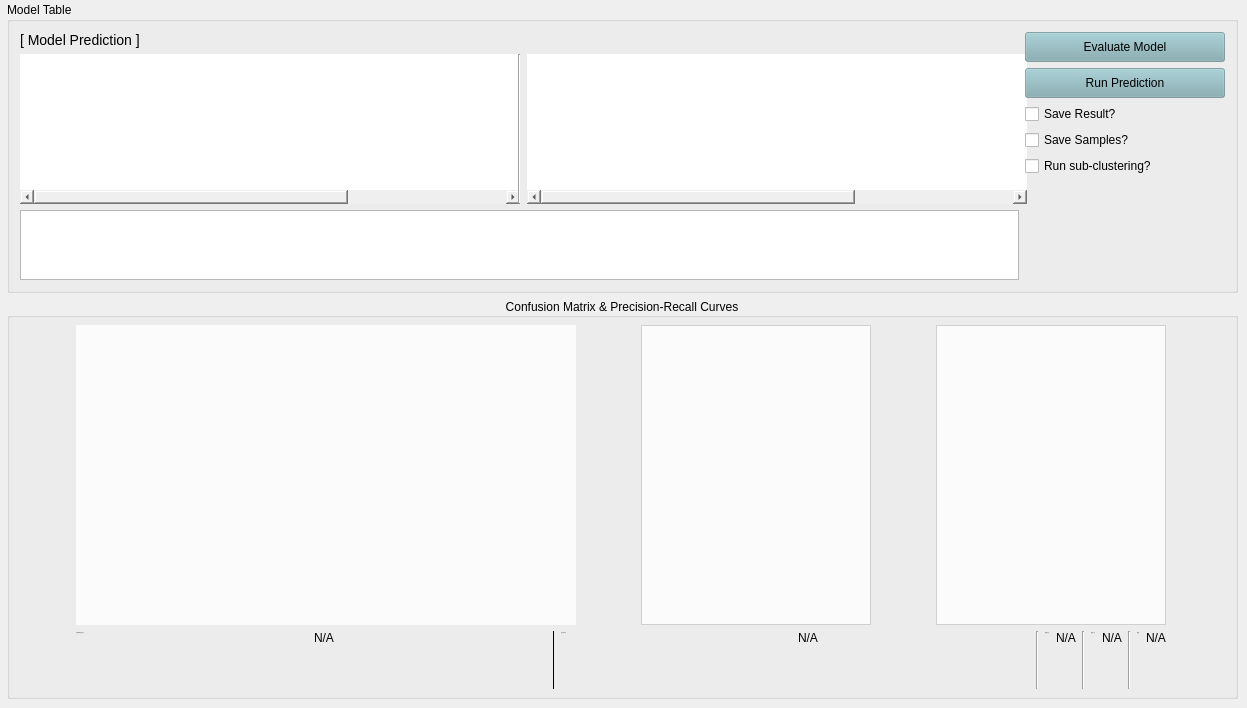
           <widget class="QWidget" name="tabStep4_Phenotyping">
            <attribute name="title">
             <string>Phenotyping</string>
            </attribute>
            <widget class="QGroupBox" name="gridGboxStep4">
             <property name="enabled">
              <bool>true</bool>
             </property>
             <property name="geometry">
              <rect>
               <x>7</x>
               <y>2</y>
               <width>1231</width>
               <height>291</height>
              </rect>
             </property>
             <property name="title">
              <string>Model Table</string>
             </property>
             <layout class="QGridLayout" name="gridGboxS3_l_2">
              <property name="leftMargin">
               <number>10</number>
              </property>
              <property name="topMargin">
               <number>10</number>
              </property>
              <property name="rightMargin">
               <number>10</number>
              </property>
              <property name="bottomMargin">
               <number>10</number>
              </property>
              <item row="1" column="1">
               <layout class="QGridLayout" name="gLayoutPlot_2" columnstretch="0,0,0,0">
                <item row="0" column="2">
                 <layout class="QVBoxLayout" name="verticalLayout_6" stretch="0,80,0">
                  <item>
                   <widget class="QLabel" name="lbl_alignment_6">
                    <property name="styleSheet">
                     <string notr="true">QLabel {
	font: &quot;Trebuchet MS&quot; ;
	qproperty-alignment: AlignLeft AlignVCenter;
	border: 0px solid white;
	color: black;
    font-size: 14px;
}</string>
                    </property>
                    <property name="text">
                     <string>[ Model Prediction ]</string>
                    </property>
                    <property name="alignment">
                     <set>Qt::AlignLeading</set>
                    </property>
                   </widget>
                  </item>
                  <item>
                   <layout class="QHBoxLayout" name="horizontalLayout_8" stretch="0,0,0">
                    <property name="topMargin">
                     <number>0</number>
                    </property>
                    <item>
                     <widget class="QTableWidget" name="tblModelParams">
                      <property name="minimumSize">
                       <size>
                        <width>500</width>
                        <height>150</height>
                       </size>
                      </property>
                      <property name="maximumSize">
                       <size>
                        <width>1000</width>
                        <height>150</height>
                       </size>
                      </property>
                      <property name="styleSheet">
                       <string notr="true">font: italic;
color:black;
border: 0px;
border-bottom-left-radius: 0px;
border-bottom-right-radius: 0px;
border-top-left-radius: 0px;
border-top-right-radius: 0px;</string>
                      </property>
                      <property name="frameShadow">
                       <enum>QFrame::Sunken</enum>
                      </property>
                      <property name="sizeAdjustPolicy">
                       <enum>QAbstractScrollArea::AdjustToContents</enum>
                      </property>
                      <property name="editTriggers">
                       <set>QAbstractItemView::NoEditTriggers</set>
                      </property>
                      <property name="selectionMode">
                       <enum>QAbstractItemView::SingleSelection</enum>
                      </property>
                      <property name="selectionBehavior">
                       <enum>QAbstractItemView::SelectRows</enum>
                      </property>
                      <property name="textElideMode">
                       <enum>Qt::ElideRight</enum>
                      </property>
                      <attribute name="horizontalHeaderVisible">
                       <bool>false</bool>
                      </attribute>
                      <attribute name="horizontalHeaderCascadingSectionResizes">
                       <bool>true</bool>
                      </attribute>
                      <attribute name="horizontalHeaderMinimumSectionSize">
                       <number>40</number>
                      </attribute>
                      <attribute name="horizontalHeaderDefaultSectionSize">
                       <number>120</number>
                      </attribute>
                      <attribute name="horizontalHeaderShowSortIndicator" stdset="0">
                       <bool>false</bool>
                      </attribute>
                      <attribute name="horizontalHeaderStretchLastSection">
                       <bool>false</bool>
                      </attribute>
                      <attribute name="verticalHeaderVisible">
                       <bool>false</bool>
                      </attribute>
                      <attribute name="verticalHeaderCascadingSectionResizes">
                       <bool>false</bool>
                      </attribute>
                      <attribute name="verticalHeaderMinimumSectionSize">
                       <number>15</number>
                      </attribute>
                      <attribute name="verticalHeaderDefaultSectionSize">
                       <number>25</number>
                      </attribute>
                      <attribute name="verticalHeaderHighlightSections">
                       <bool>true</bool>
                      </attribute>
                      <attribute name="verticalHeaderShowSortIndicator" stdset="0">
                       <bool>false</bool>
                      </attribute>
                      <attribute name="verticalHeaderStretchLastSection">
                       <bool>false</bool>
                      </attribute>
                      <column>
                       <property name="text">
                        <string>Model</string>
                       </property>
                       <property name="font">
                        <font>
                         <family>Trebuchet MS</family>
                         <pointsize>9</pointsize>
                         <weight>75</weight>
                         <bold>true</bold>
                        </font>
                       </property>
                       <property name="textAlignment">
                        <set>AlignLeading|AlignVCenter</set>
                       </property>
                       <property name="background">
                        <color>
                         <red>0</red>
                         <green>0</green>
                         <blue>0</blue>
                        </color>
                       </property>
                      </column>
                      <column>
                       <property name="text">
                        <string>Net Type</string>
                       </property>
                      </column>
                      <column>
                       <property name="text">
                        <string>Train Data</string>
                       </property>
                      </column>
                      <column>
                       <property name="text">
                        <string># Class</string>
                       </property>
                      </column>
                      <column>
                       <property name="text">
                        <string>Version</string>
                       </property>
                      </column>
                      <column>
                       <property name="text">
                        <string>File</string>
                       </property>
                      </column>
                     </widget>
                    </item>
                    <item>
                     <widget class="Line" name="line_31">
                      <property name="orientation">
                       <enum>Qt::Vertical</enum>
                      </property>
                     </widget>
                    </item>
                    <item>
                     <widget class="QTableWidget" name="tblUSVModelParams">
                      <property name="minimumSize">
                       <size>
                        <width>500</width>
                        <height>150</height>
                       </size>
                      </property>
                      <property name="maximumSize">
                       <size>
                        <width>1000</width>
                        <height>150</height>
                       </size>
                      </property>
                      <property name="font">
                       <font>
                        <weight>50</weight>
                        <italic>true</italic>
                        <bold>false</bold>
                       </font>
                      </property>
                      <property name="styleSheet">
                       <string notr="true">font: italic;
color:black;
border: 0px;
border-bottom-left-radius: 0px;
border-bottom-right-radius: 0px;
border-top-left-radius: 0px;
border-top-right-radius: 0px;</string>
                      </property>
                      <property name="sizeAdjustPolicy">
                       <enum>QAbstractScrollArea::AdjustToContents</enum>
                      </property>
                      <property name="editTriggers">
                       <set>QAbstractItemView::NoEditTriggers</set>
                      </property>
                      <property name="selectionMode">
                       <enum>QAbstractItemView::SingleSelection</enum>
                      </property>
                      <property name="selectionBehavior">
                       <enum>QAbstractItemView::SelectRows</enum>
                      </property>
                      <attribute name="horizontalHeaderVisible">
                       <bool>false</bool>
                      </attribute>
                      <attribute name="horizontalHeaderCascadingSectionResizes">
                       <bool>true</bool>
                      </attribute>
                      <attribute name="horizontalHeaderMinimumSectionSize">
                       <number>40</number>
                      </attribute>
                      <attribute name="horizontalHeaderDefaultSectionSize">
                       <number>120</number>
                      </attribute>
                      <attribute name="verticalHeaderVisible">
                       <bool>false</bool>
                      </attribute>
                      <attribute name="verticalHeaderMinimumSectionSize">
                       <number>15</number>
                      </attribute>
                      <attribute name="verticalHeaderDefaultSectionSize">
                       <number>26</number>
                      </attribute>
                      <column>
                       <property name="text">
                        <string>Model</string>
                       </property>
                      </column>
                      <column>
                       <property name="text">
                        <string>Net Type</string>
                       </property>
                      </column>
                      <column>
                       <property name="text">
                        <string>Train Data</string>
                       </property>
                      </column>
                      <column>
                       <property name="text">
                        <string># Class</string>
                       </property>
                      </column>
                      <column>
                       <property name="text">
                        <string>Version</string>
                       </property>
                      </column>
                      <column>
                       <property name="text">
                        <string>File</string>
                       </property>
                      </column>
                     </widget>
                    </item>
                   </layout>
                  </item>
                  <item>
                   <layout class="QHBoxLayout" name="horizontalLayout_24">
                    <property name="topMargin">
                     <number>0</number>
                    </property>
                    <item>
                     <widget class="QTextEdit" name="modelDesc">
                      <property name="minimumSize">
                       <size>
                        <width>250</width>
                        <height>0</height>
                       </size>
                      </property>
                      <property name="maximumSize">
                       <size>
                        <width>100000</width>
                        <height>70</height>
                       </size>
                      </property>
                      <property name="readOnly">
                       <bool>true</bool>
                      </property>
                     </widget>
                    </item>
                   </layout>
                  </item>
                 </layout>
                </item>
                <item row="0" column="3">
                 <layout class="QVBoxLayout" name="verticalLayout_12" stretch="0,20,0,10">
                  <property name="leftMargin">
                   <number>0</number>
                  </property>
                  <item>
                   <widget class="QPushButton" name="btnEval">
                    <property name="minimumSize">
                     <size>
                      <width>200</width>
                      <height>30</height>
                     </size>
                    </property>
                    <property name="maximumSize">
                     <size>
                      <width>3000</width>
                      <height>60</height>
                     </size>
                    </property>
                    <property name="styleSheet">
                     <string notr="true">background-color:rgba(126, 169, 175,150);</string>
                    </property>
                    <property name="text">
                     <string>Evaluate Model</string>
                    </property>
                    <property name="shortcut">
                     <string>Alt+1</string>
                    </property>
                   </widget>
                  </item>
                  <item>
                   <widget class="QPushButton" name="btnPhePrediction">
                    <property name="minimumSize">
                     <size>
                      <width>200</width>
                      <height>30</height>
                     </size>
                    </property>
                    <property name="maximumSize">
                     <size>
                      <width>3000</width>
                      <height>30</height>
                     </size>
                    </property>
                    <property name="styleSheet">
                     <string notr="true">background-color:rgba(126, 169, 175,150);</string>
                    </property>
                    <property name="text">
                     <string>Run Prediction</string>
                    </property>
                   </widget>
                  </item>
                  <item>
                   <layout class="QVBoxLayout" name="verticalLayout_15">
                    <item>
                     <widget class="QCheckBox" name="chkBox_pheSaveResult">
                      <property name="text">
                       <string>Save Result?</string>
                      </property>
                     </widget>
                    </item>
                    <item>
                     <widget class="QCheckBox" name="chkBox_pheSaveSample">
                      <property name="text">
                       <string>Save Samples?</string>
                      </property>
                     </widget>
                    </item>
                    <item>
                     <widget class="QCheckBox" name="chkBox_pheSubCluster">
                      <property name="text">
                       <string>Run sub-clustering?</string>
                      </property>
                     </widget>
                    </item>
                   </layout>
                  </item>
                  <item>
                   <spacer name="verticalSpacer_4">
                    <property name="orientation">
                     <enum>Qt::Vertical</enum>
                    </property>
                    <property name="sizeHint" stdset="0">
                     <size>
                      <width>20</width>
                      <height>40</height>
                     </size>
                    </property>
                   </spacer>
                  </item>
                 </layout>
                </item>
               </layout>
              </item>
             </layout>
            </widget>
            <widget class="QGroupBox" name="gridGboxGraphs">
             <property name="geometry">
              <rect>
               <x>7</x>
               <y>298</y>
               <width>1231</width>
               <height>401</height>
              </rect>
             </property>
             <property name="sizePolicy">
              <sizepolicy hsizetype="Preferred" vsizetype="Preferred">
               <horstretch>0</horstretch>
               <verstretch>0</verstretch>
              </sizepolicy>
             </property>
             <property name="styleSheet">
              <string notr="true"/>
             </property>
             <property name="title">
              <string>Confusion Matrix &amp;&amp; Precision-Recall Curves</string>
             </property>
             <property name="alignment">
              <set>Qt::AlignCenter</set>
             </property>
             <layout class="QGridLayout" name="gridLayout_4" columnstretch="0,0,0">
              <property name="leftMargin">
               <number>7</number>
              </property>
              <property name="topMargin">
               <number>7</number>
              </property>
              <property name="rightMargin">
               <number>7</number>
              </property>
              <property name="bottomMargin">
               <number>7</number>
              </property>
              <item row="1" column="0" colspan="3">
               <layout class="QHBoxLayout" name="horizontalLayout_18" stretch="25,25,0,25,25,0,0,0,0,0,0,0,0,0">
                <item>
                 <widget class="QLabel" name="lbl_acc_all">
                  <property name="font">
                   <font>
                    <family>12</family>
                    <pointsize>-1</pointsize>
                    <weight>50</weight>
                    <italic>false</italic>
                    <bold>false</bold>
                   </font>
                  </property>
                  <property name="text">
                   <string>[ Accuracy ] (ALL)</string>
                  </property>
                  <property name="alignment">
                   <set>Qt::AlignLeading</set>
                  </property>
                 </widget>
                </item>
                <item>
                 <widget class="QLabel" name="lbl_acc_all_val">
                  <property name="text">
                   <string>N/A</string>
                  </property>
                  <property name="alignment">
                   <set>Qt::AlignLeading</set>
                  </property>
                 </widget>
                </item>
                <item>
                 <widget class="Line" name="line_19">
                  <property name="frameShadow">
                   <enum>QFrame::Plain</enum>
                  </property>
                  <property name="orientation">
                   <enum>Qt::Vertical</enum>
                  </property>
                 </widget>
                </item>
                <item>
                 <widget class="QLabel" name="lbl_ap_all">
                  <property name="font">
                   <font>
                    <family>12</family>
                    <pointsize>-1</pointsize>
                    <weight>50</weight>
                    <italic>false</italic>
                    <bold>false</bold>
                   </font>
                  </property>
                  <property name="text">
                   <string>[ AP ] (ALL)</string>
                  </property>
                  <property name="textFormat">
                   <enum>Qt::PlainText</enum>
                  </property>
                  <property name="alignment">
                   <set>Qt::AlignLeading</set>
                  </property>
                 </widget>
                </item>
                <item>
                 <widget class="QLabel" name="lbl_ap_all_val">
                  <property name="text">
                   <string>N/A</string>
                  </property>
                  <property name="alignment">
                   <set>Qt::AlignLeading</set>
                  </property>
                 </widget>
                </item>
                <item>
                 <widget class="Line" name="line_22">
                  <property name="orientation">
                   <enum>Qt::Vertical</enum>
                  </property>
                 </widget>
                </item>
                <item>
                 <widget class="QLabel" name="lbl_acc_r">
                  <property name="font">
                   <font>
                    <family>12</family>
                    <pointsize>-1</pointsize>
                    <weight>50</weight>
                    <italic>false</italic>
                    <bold>false</bold>
                   </font>
                  </property>
                  <property name="text">
                   <string>[Acc] (R)</string>
                  </property>
                  <property name="alignment">
                   <set>Qt::AlignLeading</set>
                  </property>
                 </widget>
                </item>
                <item>
                 <widget class="QLabel" name="lbl_acc_r_val">
                  <property name="text">
                   <string>N/A</string>
                  </property>
                  <property name="alignment">
                   <set>Qt::AlignLeading</set>
                  </property>
                 </widget>
                </item>
                <item>
                 <widget class="Line" name="line_21">
                  <property name="orientation">
                   <enum>Qt::Vertical</enum>
                  </property>
                 </widget>
                </item>
                <item>
                 <widget class="QLabel" name="lbl_acc_a">
                  <property name="font">
                   <font>
                    <family>12</family>
                    <pointsize>-1</pointsize>
                    <weight>50</weight>
                    <italic>false</italic>
                    <bold>false</bold>
                   </font>
                  </property>
                  <property name="text">
                   <string>[Acc] (A)</string>
                  </property>
                  <property name="alignment">
                   <set>Qt::AlignLeading</set>
                  </property>
                 </widget>
                </item>
                <item>
                 <widget class="QLabel" name="lbl_acc_a_val">
                  <property name="text">
                   <string>N/A</string>
                  </property>
                  <property name="alignment">
                   <set>Qt::AlignLeading</set>
                  </property>
                 </widget>
                </item>
                <item>
                 <widget class="Line" name="line_20">
                  <property name="orientation">
                   <enum>Qt::Vertical</enum>
                  </property>
                 </widget>
                </item>
                <item>
                 <widget class="QLabel" name="lbl_acc_g">
                  <property name="font">
                   <font>
                    <family>12</family>
                    <pointsize>-1</pointsize>
                    <weight>50</weight>
                    <italic>false</italic>
                    <bold>false</bold>
                   </font>
                  </property>
                  <property name="text">
                   <string>[Acc] </string>
                  </property>
                  <property name="alignment">
                   <set>Qt::AlignLeading</set>
                  </property>
                 </widget>
                </item>
                <item>
                 <widget class="QLabel" name="lbl_acc_g_val">
                  <property name="text">
                   <string>N/A</string>
                  </property>
                  <property name="alignment">
                   <set>Qt::AlignLeading</set>
                  </property>
                 </widget>
                </item>
               </layout>
              </item>
              <item row="0" column="2">
               <widget class="QGraphicsView" name="grView4">
                <property name="minimumSize">
                 <size>
                  <width>230</width>
                  <height>300</height>
                 </size>
                </property>
                <property name="maximumSize">
                 <size>
                  <width>230</width>
                  <height>300</height>
                 </size>
                </property>
                <property name="styleSheet">
                 <string notr="true">background-color: rgba(255, 255, 255, 200);</string>
                </property>
                <property name="backgroundBrush">
                 <brush brushstyle="NoBrush">
                  <color alpha="125">
                   <red>255</red>
                   <green>198</green>
                   <blue>231</blue>
                  </color>
                 </brush>
                </property>
               </widget>
              </item>
              <item row="0" column="1">
               <widget class="QGraphicsView" name="grView3">
                <property name="minimumSize">
                 <size>
                  <width>230</width>
                  <height>300</height>
                 </size>
                </property>
                <property name="maximumSize">
                 <size>
                  <width>230</width>
                  <height>300</height>
                 </size>
                </property>
                <property name="styleSheet">
                 <string notr="true">background-color: rgba(255, 255, 255, 200);</string>
                </property>
                <property name="backgroundBrush">
                 <brush brushstyle="NoBrush">
                  <color alpha="125">
                   <red>255</red>
                   <green>198</green>
                   <blue>231</blue>
                  </color>
                 </brush>
                </property>
               </widget>
              </item>
              <item row="0" column="0">
               <widget class="QGraphicsView" name="grView1">
                <property name="minimumSize">
                 <size>
                  <width>500</width>
                  <height>300</height>
                 </size>
                </property>
                <property name="maximumSize">
                 <size>
                  <width>500</width>
                  <height>300</height>
                 </size>
                </property>
                <property name="styleSheet">
                 <string notr="true">background-color: rgba(255, 255, 255, 200);</string>
                </property>
                <property name="frameShape">
                 <enum>QFrame::NoFrame</enum>
                </property>
                <property name="frameShadow">
                 <enum>QFrame::Plain</enum>
                </property>
                <property name="backgroundBrush">
                 <brush brushstyle="NoBrush">
                  <color alpha="125">
                   <red>255</red>
                   <green>198</green>
                   <blue>231</blue>
                  </color>
                 </brush>
                </property>
                <property name="foregroundBrush">
                 <brush brushstyle="NoBrush">
                  <color alpha="255">
                   <red>0</red>
                   <green>0</green>
                   <blue>0</blue>
                  </color>
                 </brush>
                </property>
               </widget>
              </item>
             </layout>
            </widget>
           </widget>
